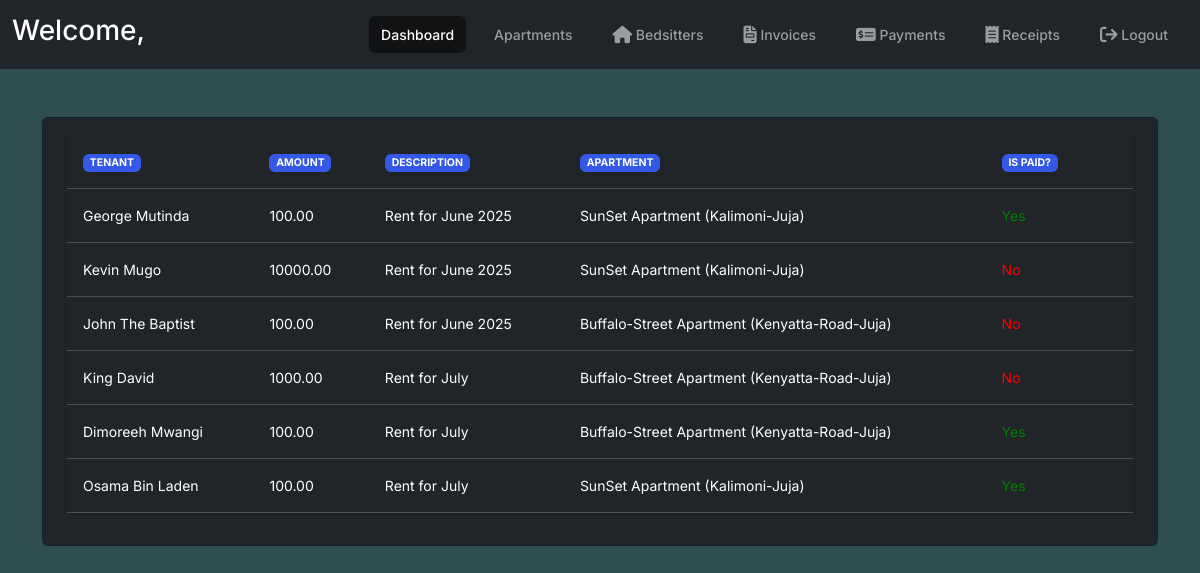
The page /invoices/ on the database as committed earlier.
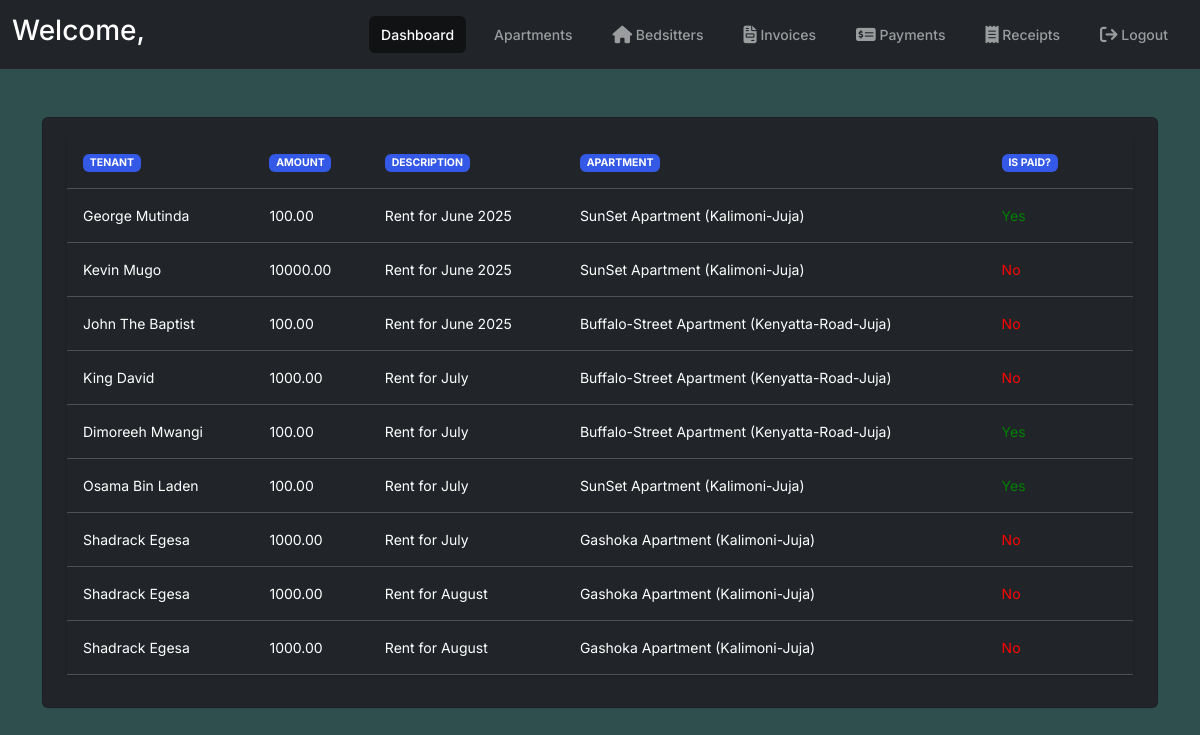
The same page on the database as committed later.
### portal/models.py (models this page shows, shortened)
class Invoice(models.Model):
    tenant = models.ForeignKey(TenantProfile, on_delete=models.CASCADE)
    description = models.CharField(max_length=255)
    amount = models.DecimalField(max_digits=10, decimal_places=2)
    due_date = models.DateField()
    is_paid = models.BooleanField(default=False)
    apartment = models.ForeignKey(Apartment, on_delete=models.CASCADE, related_name="invoices")
    class Meta:
        verbose_name_plural = "Invoices"

class TenantProfile(models.Model):
    user = models.OneToOneField(User, on_delete=models.CASCADE)
    bedsitter = models.OneToOneField(Bedsitter, on_delete=models.SET_NULL, null=True, blank=True)
    phone = models.CharField(max_length=255)
    apartment = models.OneToOneField(Apartment, on_delete=models.CASCADE, null=True, blank=True)
    def __str__(self):
        return self.user.get_full_name() or self.user.username
    class Meta:
        verbose_name = "Tenant Profile"
        verbose_name_plural = "Tenant Profiles"

class Apartment(models.Model):
    name = models.CharField(max_length=255)
    address = models.CharField(max_length=255)
    def __str__(self):
        return f"{self.name} ({self.address})"
    class Meta:
        verbose_name_plural = "Apartments"

### portal/views.py (the view)
# urls.py: path('invoices/', views.invoice_list, name='invoice_list'),
def invoice_list(request):
    invoices = Invoice.objects.all()
    return render(request, "portal/invoice_list.html", {"invoices": invoices})

### portal/templates/portal/invoice_list.html
{% extends "portal/base.html" %}
{% block content %}
<div class="card shadow bg-dark">
  <div class="card-body">
    <table class="table table-hover table-dark">
      <thead>
        <tr>
          <th><span class="badge bg-primary">Tenant</span></th>
          <th><span class="badge bg-primary">Amount</span></th>
          <th><span class="badge bg-primary">Description</span></th>
          <th><span class="badge bg-primary">Apartment</span></th>
          <th><span class="badge bg-primary">Is Paid?</span></th>
          <th></th>
        </tr>
      </thead>
      <tbody>
        {% for invoice in invoices %}
        <tr>
          <td>{{ invoice.tenant }}</td>
          <td>{{ invoice.amount }}</td>
          <td>{{ invoice.description }}</td>
          <td>{{ invoice.apartment }}</td>
          <td>
            {% if invoice.is_paid %}
            <span style="color: green">Yes</span>
            {% else %}
            <span style="color: red">No</span>
            {% endif %}
          </td>
          <td>{{ invoice.created_at }}</td>
        </tr>
        {% empty %}
        <tr>
          <td colspan="5">No invoices found.</td>
        </tr>
        {% endfor %}
      </tbody>
    </table>
  </div>
</div>
{% endblock %}

### portal/templates/portal/base.html (shortened to what this page needs)
{% load static %}
<!DOCTYPE html>
<html lang="en">
  <head>
    <link
      rel="stylesheet"
      href="https://cdnjs.cloudflare.com/ajax/libs/font-awesome/6.7.2/css/all.min.css"
    />
    <link rel="stylesheet" href="{% static 'css/bootstrap.min.css' %}" />
  </head>
  <body class="text-white" style="background-color: darkslategray;">
    <nav
      class="navbar navbar-expand-lg navbar-dark bg-dark"
      data-bs-theme="dark"
    >
      <div class="container-fluid">
          <h2 class="fs-3">Welcome, {{ request.user.username }}</h2>
        <div class="collapse navbar-collapse" id="navbarNav">
          <ul class="navbar-nav ms-auto">
            <li class="nav-item">
              <a class="nav-link active" href="{% url 'admin_dashboard' %}">Dashboard</a>
            </li>
            <li class="nav-item">
              <a class="nav-link" href="{% url 'apartments_list' %}"
                >Apartments</a
              >
            </li>
            <li class="nav-item">
              <a class="nav-link" href="{% url 'bedsitters_list' %}"
                > Bedsitters</a
              >
            </li>
            <li class="nav-item">
              <a class="nav-link" href="{% url 'invoice_list' %}"
                > Invoices</a
              >
            </li>
            <li class="nav-item">
              <a class="nav-link" href="{% url 'payment_list' %}"
                >
                Payments</a
              >
            </li>
            <li class="nav-item">
              <a class="nav-link" href="{% url 'receipt_list' %}"
                > Receipts</a
              >
            </li>
            <li class="nav-item">
              <form method="post" action="{% url 'logout' %}" style="display: inline;">
                <button type="submit" class="nav-link btn btn-link">
                   Logout
                </button>
              </form>
            </li>
          </ul>
        </div>
      </div>
    </nav>
    <div class="container my-5">
        {% block content %}
        {% endblock %}
    </div>
  </body>
</html>

Rows that differ between the two databases and show on the page:
added Invoice: tenant "Shadrack Egesa", amount "1000.00", description "Rent for July", apartment "Gashoka Apartment (Kalimoni-Juja)", is_paid "No"
added Invoice: tenant "Shadrack Egesa", amount "1000.00", description "Rent for August", apartment "Gashoka Apartment (Kalimoni-Juja)", is_paid "No"
added Invoice: tenant "Shadrack Egesa", amount "1000.00", description "Rent for August", apartment "Gashoka Apartment (Kalimoni-Juja)", is_paid "No"
